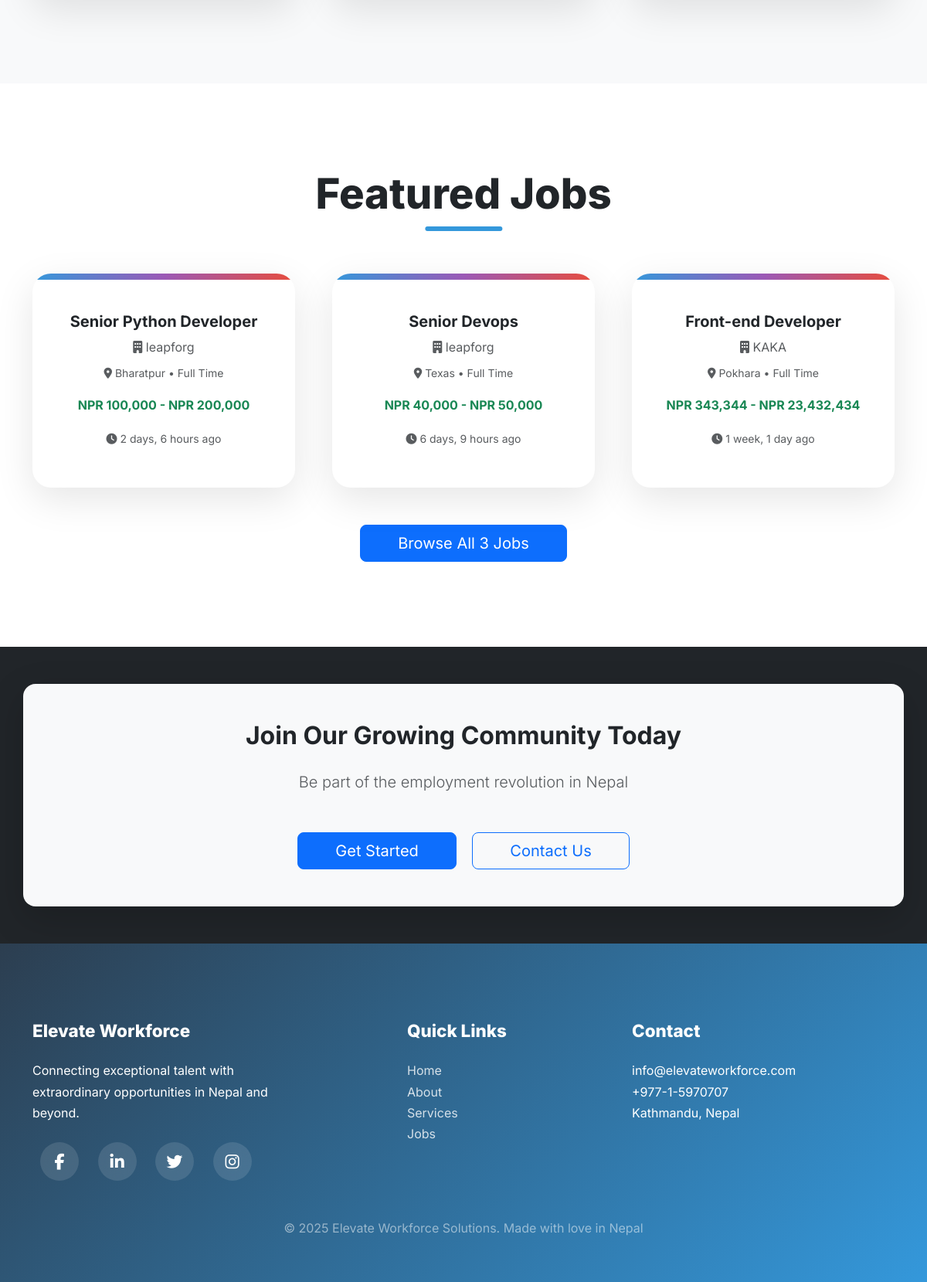
The app's page / (lower part), older data.
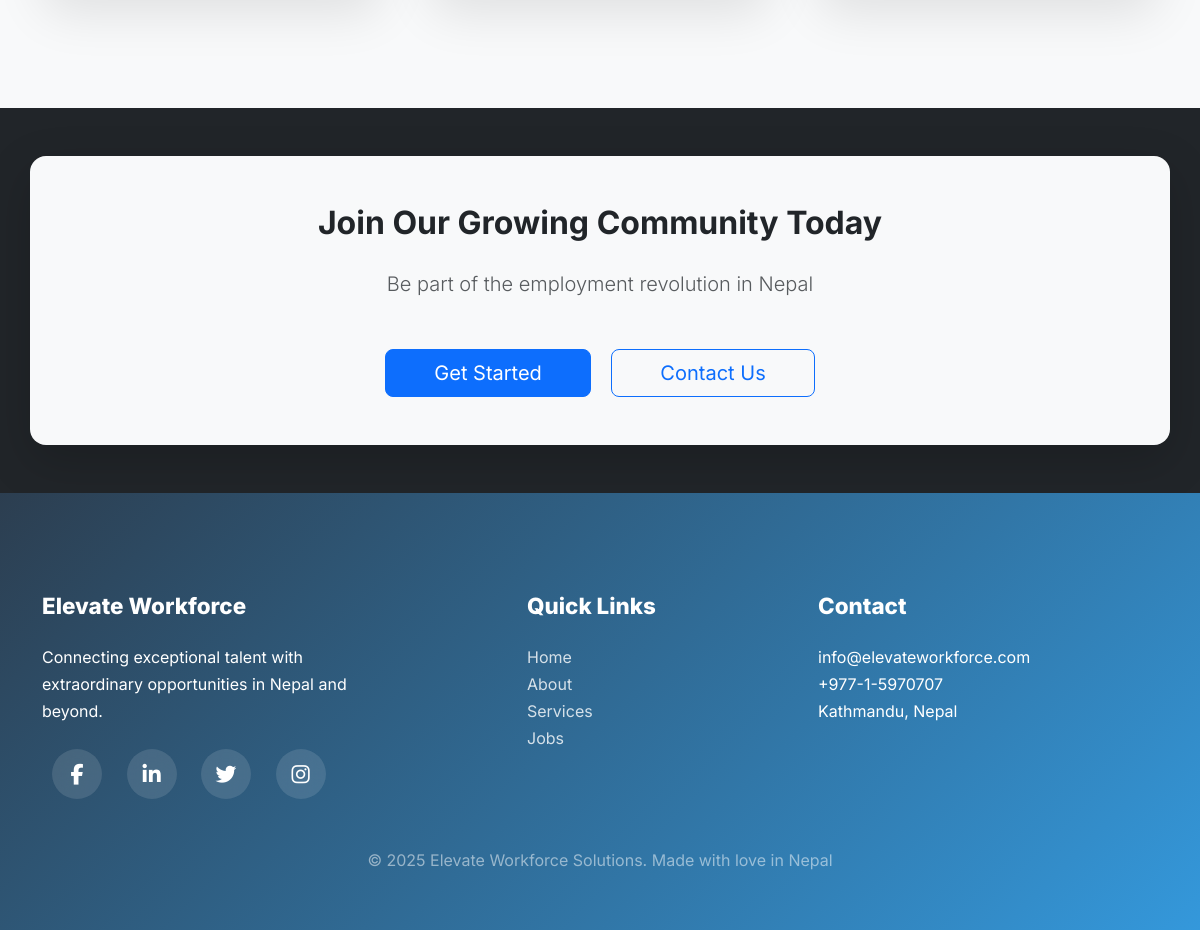
The same page, newer data.
### jobs/models.py (models this page shows, shortened)
class Job(models.Model):
    JOB_TYPE_CHOICES = (
        ('full_time', 'Full Time'),
        ('part_time', 'Part Time'),
        ('contract', 'Contract'),
        ('internship', 'Internship'),
    )
    EXPERIENCE_LEVEL_CHOICES = (
        ('entry', 'Entry Level'),
        ('mid', 'Mid Level'),
        ('senior', 'Senior'),
        ('executive', 'Executive'),
    )
    company = models.ForeignKey(Company, on_delete=models.CASCADE, related_name='jobs')
    title = models.CharField(max_length=255)
    description = models.TextField()
    requirements = models.TextField(help_text="Enter requirements separated by newlines")
    location = models.CharField(max_length=255)
    salary_min = models.DecimalField(max_digits=10, decimal_places=2, blank=True, null=True)
    salary_max = models.DecimalField(max_digits=10, decimal_places=2, blank=True, null=True)
    job_type = models.CharField(max_length=20, choices=JOB_TYPE_CHOICES)
    experience_level = models.CharField(max_length=20, choices=EXPERIENCE_LEVEL_CHOICES)
    is_active = models.BooleanField(default=True)
    posted_at = models.DateTimeField(auto_now_add=True)
    updated_at = models.DateTimeField(auto_now=True)
    deadline = models.DateTimeField(blank=True, null=True)
    total_positions = models.IntegerField(default=1)
    class Meta:
        db_table = 'jobs'
        verbose_name_plural = 'Jobs'
        ordering = ['-posted_at']
        indexes = [
            models.Index(fields=['company', 'is_active']),
            models.Index(fields=['job_type']),
        ]
    def get_salary_range(self):
        if self.salary_min and self.salary_max:
            return f"NPR {self.salary_min:,.0f} - NPR {self.salary_max:,.0f}"
        elif self.salary_min:
            return f"From NPR {self.salary_min:,.0f}"
        elif self.salary_max:
            return f"Up to NPR {self.salary_max:,.0f}"
        return "Salary Not Specified"

### companies/models.py (models this page shows, shortened)
class Company(models.Model):
    COMPANY_STATUS_CHOICES = (
        ('active', 'Active'),
        ('inactive', 'Inactive'),
        ('suspended', 'Suspended'),
    )
    user = models.OneToOneField(User, on_delete=models.CASCADE, related_name='company_profile')
    company_name = models.CharField(max_length=255, unique=True)
    description = models.TextField()
    website = models.URLField(blank=True, null=True)
    industry = models.CharField(max_length=100)
    location = models.CharField(max_length=255)
    company_size = models.CharField(max_length=50, blank=True, null=True)
    logo = models.ImageField(upload_to='company_logos/', blank=True, null=True)
    status = models.CharField(max_length=20, choices=COMPANY_STATUS_CHOICES, default='active')
    verified = models.BooleanField(default=False)
    created_at = models.DateTimeField(auto_now_add=True)
    updated_at = models.DateTimeField(auto_now=True)
    class Meta:
        db_table = 'companies'
        verbose_name_plural = 'Companies'
        ordering = ['-created_at']

### JobPortal/views.py (the view)
# urls.py: 2. Add a URL to urlpatterns:  path('', views.home, name='home')
def home(request):
    featured_jobs = Job.objects.filter(is_active=True).order_by('-posted_at')[:6]
    total_jobs = Job.objects.filter(is_active=True).count()
    context = {
        'featured_jobs': featured_jobs,
        'total_jobs': total_jobs,
    }
    return render(request, 'home.html', context)

### templates/home.html (shortened to what this page needs)
{% extends "base.html" %}
{% block content %}
<section class="section-wrapper bg-light">
</section>
{% if featured_jobs %}
<section class="section-wrapper">
    <div class="container">
        <div class="section-title">
            <h2>Featured Jobs</h2>
        </div>
        <div class="row g-5">
            {% for job in featured_jobs %}
            <div class="col-lg-4 col-md-6">
                <div class="job-card" onclick="window.location='{% url 'jobs:job_detail' job.pk %}'">
                    <h5 class="fw-bold">{{ job.title }}</h5>
                    <p class="text-muted mb-2"><i class="fas fa-building"></i> {{ job.company.company_name }}</p>
                    <p class="small text-muted">
                        <i class="fas fa-map-marker-alt"></i> {{ job.location }} • {{ job.get_job_type_display }}
                    </p>
                    {% if job.salary_min and job.salary_max %}
                    <p class="fw-bold text-success mt-3">{{ job.get_salary_range }}</p>
                    {% endif %}
                    <small class="text-muted"><i class="fas fa-clock"></i> {{ job.posted_at|timesince }} ago</small>
                </div>
            </div>
            {% endfor %}
        </div>
        <div class="text-center mt-5">
            <a href="{% url 'jobs:job_list' %}" class="btn btn-primary btn-lg px-5">Browse All {{ total_jobs }} Jobs</a>
        </div>
    </div>
</section>
{% endif %}
<div class="bg-dark py-5">
    <div class="container text-center py-5 bg-light rounded-4 shadow-lg">
        <h2 class="mb-4 fw-bold">Join Our Growing Community Today</h2>
        <p class="lead mb-5 text-muted">Be part of the employment revolution in Nepal</p>
        {% if not user.is_authenticated %}
        <div>
            <a href="{% url 'accounts:register' %}" class="btn btn-primary btn-lg me-3 px-5">Get Started</a>
            <a href="{% url 'contact' %}" class="btn btn-outline-primary btn-lg px-5">Contact Us</a>
        </div>
        {% else %}
            {% if user.is_company %}
            <a href="{% url 'jobs:create_job' %}" class="btn btn-primary btn-lg px-5">Post a Job</a>
            {% else %}
            <a href="{% url 'jobs:job_list' %}" class="btn btn-primary btn-lg px-5">Explore Jobs</a>
            {% endif %}
        {% endif %}
    </div>
</div>
{% endblock %}

Row changes from the older to the newer data that the page shows:
removed Job: title "Senior Python Developer", company.company_name "leapforg", location "Bharatpur", job_type "Full Time", get_salary_range "NPR 100,000 - NPR 200,000", posted_at "2 days, 6 hours"
removed Job: title "Senior Devops", company.company_name "leapforg", location "Texas", job_type "Full Time", get_salary_range "NPR 40,000 - NPR 50,000", posted_at "6 days, 9 hours"
removed Job: title "Front-end Developer", company.company_name "KAKA", location "Pokhara", job_type "Full Time", get_salary_range "NPR 343,344 - NPR 23,432,434", posted_at "1 week, 1 day"
Text that changed along with them:
{{ total_jobs }}: "3" → (not shown)
text no longer shown: "Featured Jobs Browse All Jobs"
